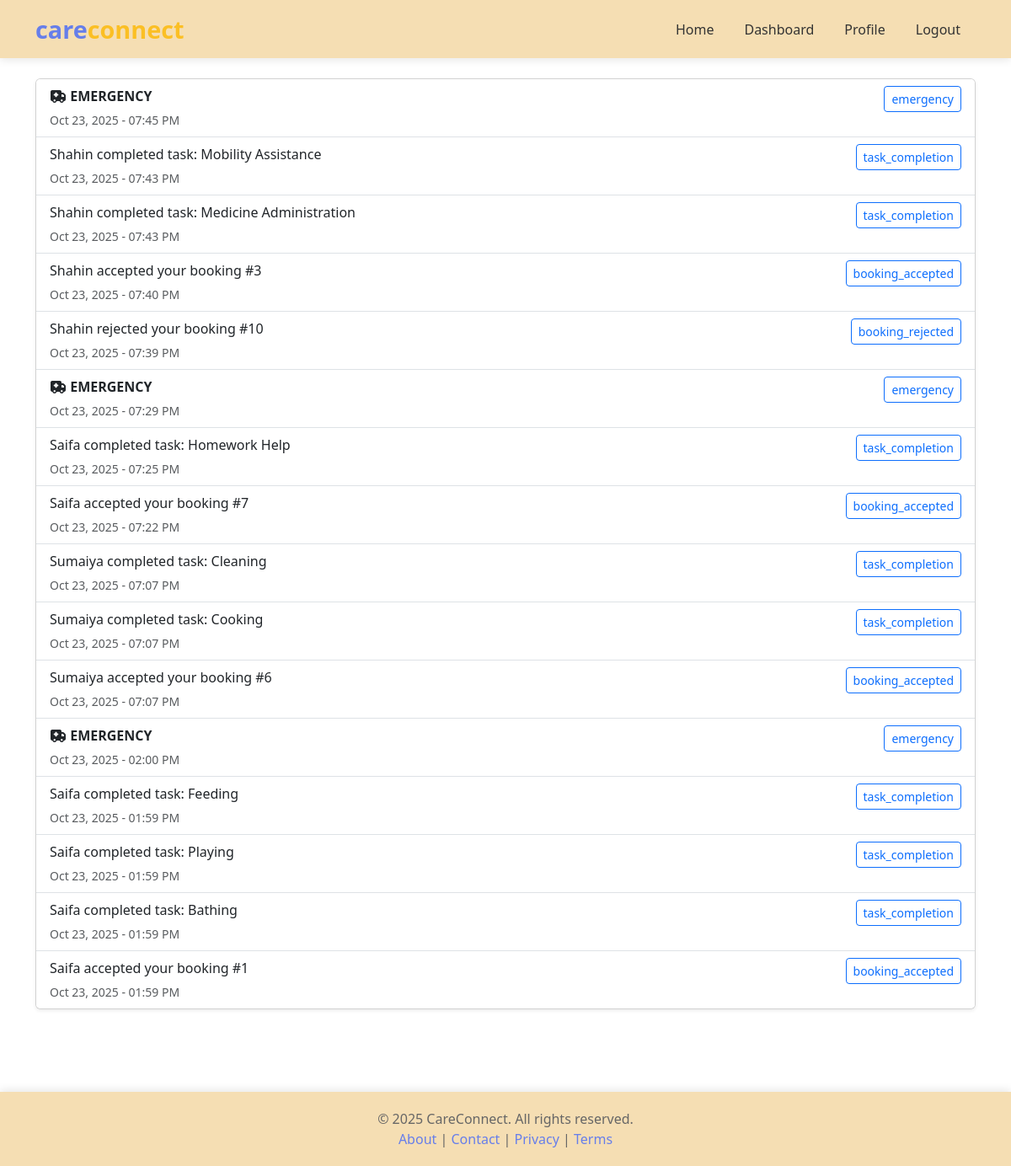
The app's page /users/notifications/ (signed in) with its own data.
### updates/models.py (models this page shows, shortened)
class Notification(models.Model):
    providerID = models.ForeignKey(ServiceProvider, on_delete=models.CASCADE, related_name='notifications_sent',
                                   null=True, blank=True)
    userID = models.ForeignKey(User, on_delete=models.CASCADE, related_name='notifications_received')
    message = models.TextField()
    time = models.DateTimeField(auto_now_add=True)
    isRead = models.BooleanField(default=False)
    notification_type = models.CharField(max_length=50, default='general')
    class Meta:
        ordering = ['-time']
        db_table = 'updates_notification'

### users/views.py (the view)
# urls.py: path('notifications/', views.user_notifications, name='user_notifications'),
@login_required
def user_notifications(request):
    if request.user.is_provider:
        return redirect('provider_dashboard')
    notifications = Notification.objects.filter(userID=request.user).order_by('-time')
    notifications.update(isRead=True)
    context = {
        'notifications': notifications,
    }
    return render(request, 'users/notifications.html', context)

### templates/users/notifications.html (shortened to what this page needs)
{% extends 'base.html' %}
{% block content %}
<div class="container mt-4 mb-5">
    {% if notifications %}
        <div class="card shadow-sm">
            <div class="list-group list-group-flush">
                {% for notification in notifications %}
                <div class="list-group-item {% if notification.notification_type == 'emergency' %}{% endif %}">
                    <div class="d-flex justify-content-between align-items-start">
                        <div>
                            {% if notification.notification_type == 'emergency' %}
                            <span class="fw-bold"><i class="fa-solid fa-truck-medical"></i> EMERGENCY</span>
                            {% endif %}
                            <p class="mb-1">{{ notification.message }}</p>
                            <small class="text-muted">{{ notification.time|date:"M d, Y - h:i A" }}</small>
                        </div>
                        <span class="btn btn-outline-primary btn-sm">{{ notification.notification_type }}</span>
                    </div>
                </div>
                {% endfor %}
            </div>
        </div>
    {% else %}
        <div class="card shadow-sm">
            <div class="card-body text-center py-5">
                <h4 class="text-muted">No notifications</h4>
            </div>
        </div>
    {% endif %}
</div>
{% endblock %}

### templates/base.html (style rules this page uses)
body { display: flex; flex-direction: column; min-height: 100vh; background: white; }

### records on screen
Notification: shows "EMERGENCY", time "Oct 23, 2025 - 07:45 PM", notification_type "emergency"
Notification: message "Shahin completed task: Mobility Assistance", time "Oct 23, 2025 - 07:43 PM", notification_type "task_completion"
Notification: message "Shahin completed task: Medicine Administration", time "Oct 23, 2025 - 07:43 PM", notification_type "task_completion"
Notification: message "Shahin accepted your booking #3", time "Oct 23, 2025 - 07:40 PM", notification_type "booking_accepted"
Notification: message "Shahin rejected your booking #10", time "Oct 23, 2025 - 07:39 PM", notification_type "booking_rejected"
Notification: shows "EMERGENCY", time "Oct 23, 2025 - 07:29 PM", notification_type "emergency"
Notification: message "Saifa completed task: Homework Help", time "Oct 23, 2025 - 07:25 PM", notification_type "task_completion"
Notification: message "Saifa accepted your booking #7", time "Oct 23, 2025 - 07:22 PM", notification_type "booking_accepted"
Notification: message "Sumaiya completed task: Cleaning", time "Oct 23, 2025 - 07:07 PM", notification_type "task_completion"
Notification: message "Sumaiya completed task: Cooking", time "Oct 23, 2025 - 07:07 PM", notification_type "task_completion"
Notification: message "Sumaiya accepted your booking #6", time "Oct 23, 2025 - 07:07 PM", notification_type "booking_accepted"
Notification: shows "EMERGENCY", time "Oct 23, 2025 - 02:00 PM", notification_type "emergency"
Notification: message "Saifa completed task: Feeding", time "Oct 23, 2025 - 01:59 PM", notification_type "task_completion"
Notification: message "Saifa completed task: Playing", time "Oct 23, 2025 - 01:59 PM", notification_type "task_completion"
Notification: message "Saifa completed task: Bathing", time "Oct 23, 2025 - 01:59 PM", notification_type "task_completion"
Notification: message "Saifa accepted your booking #1", time "Oct 23, 2025 - 01:59 PM", notification_type "booking_accepted"
